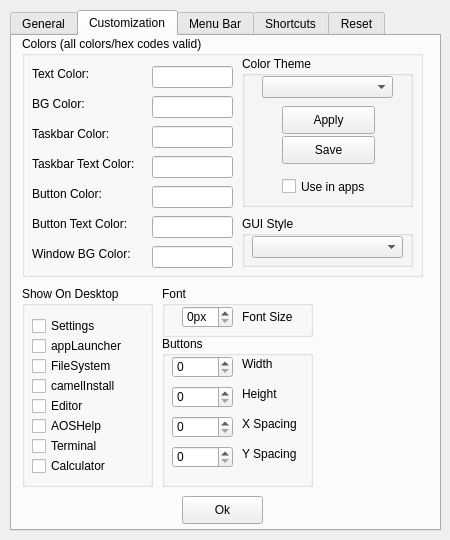
<?xml version="1.0" encoding="UTF-8"?>
<ui version="4.0" connectslotsbyname="false">
 <class>settings</class>
 <widget class="QWidget" name="settings">
  <property name="geometry">
   <rect>
    <x>0</x>
    <y>0</y>
    <width>450</width>
    <height>540</height>
   </rect>
  </property>
  <property name="windowTitle">
   <string notr="true">AOS-GUI/settings</string>
  </property>
  <widget class="QTabWidget" name="tabs">
   <property name="geometry">
    <rect>
     <x>10</x>
     <y>10</y>
     <width>431</width>
     <height>521</height>
    </rect>
   </property>
   <property name="currentIndex">
    <number>1</number>
   </property>
   <property name="movable">
    <bool>false</bool>
   </property>
   <widget class="QWidget" name="general">
    <attribute name="title">
     <string notr="true">General</string>
    </attribute>
    <widget class="QGroupBox" name="user">
     <property name="geometry">
      <rect>
       <x>10</x>
       <y>0</y>
       <width>261</width>
       <height>81</height>
      </rect>
     </property>
     <property name="title">
      <string notr="true">User</string>
     </property>
     <widget class="QLabel" name="uLabel">
      <property name="geometry">
       <rect>
        <x>20</x>
        <y>20</y>
        <width>81</width>
        <height>21</height>
       </rect>
      </property>
      <property name="text">
       <string notr="true">Username:</string>
      </property>
     </widget>
     <widget class="QLineEdit" name="uLE">
      <property name="geometry">
       <rect>
        <x>100</x>
        <y>20</y>
        <width>141</width>
        <height>21</height>
       </rect>
      </property>
      <property name="text">
       <string notr="true"/>
      </property>
     </widget>
     <widget class="QLabel" name="pLabel">
      <property name="geometry">
       <rect>
        <x>20</x>
        <y>50</y>
        <width>81</width>
        <height>21</height>
       </rect>
      </property>
      <property name="text">
       <string notr="true">Password:</string>
      </property>
     </widget>
     <widget class="QLineEdit" name="pLE">
      <property name="geometry">
       <rect>
        <x>100</x>
        <y>50</y>
        <width>141</width>
        <height>21</height>
       </rect>
      </property>
      <property name="echoMode">
       <enum>QLineEdit::Password</enum>
      </property>
     </widget>
    </widget>
    <widget class="QPushButton" name="eBg">
     <property name="geometry">
      <rect>
       <x>170</x>
       <y>460</y>
       <width>81</width>
       <height>28</height>
      </rect>
     </property>
     <property name="text">
      <string notr="true">Ok</string>
     </property>
    </widget>
    <widget class="QGroupBox" name="clockBox">
     <property name="geometry">
      <rect>
       <x>280</x>
       <y>0</y>
       <width>141</width>
       <height>51</height>
      </rect>
     </property>
     <property name="title">
      <string notr="true">Clock</string>
     </property>
     <widget class="QCheckBox" name="clockMode">
      <property name="geometry">
       <rect>
        <x>10</x>
        <y>20</y>
        <width>131</width>
        <height>17</height>
       </rect>
      </property>
      <property name="text">
       <string notr="true">24 hour clock</string>
      </property>
     </widget>
    </widget>
    <widget class="QGroupBox" name="startup">
     <property name="geometry">
      <rect>
       <x>10</x>
       <y>80</y>
       <width>261</width>
       <height>51</height>
      </rect>
     </property>
     <property name="title">
      <string notr="true">Startup</string>
     </property>
     <widget class="QCheckBox" name="playStartupSound">
      <property name="geometry">
       <rect>
        <x>10</x>
        <y>20</y>
        <width>121</width>
        <height>20</height>
       </rect>
      </property>
      <property name="text">
       <string notr="true">Play sound</string>
      </property>
     </widget>
     <widget class="QCheckBox" name="showSplashOnStartup">
      <property name="geometry">
       <rect>
        <x>110</x>
        <y>20</y>
        <width>161</width>
        <height>20</height>
       </rect>
      </property>
      <property name="text">
       <string notr="true">Show splash window</string>
      </property>
     </widget>
    </widget>
   </widget>
   <widget class="QWidget" name="customization">
    <attribute name="title">
     <string notr="true">Customization</string>
    </attribute>
    <widget class="QGroupBox" name="colors">
     <property name="geometry">
      <rect>
       <x>10</x>
       <y>0</y>
       <width>401</width>
       <height>241</height>
      </rect>
     </property>
     <property name="title">
      <string notr="true">Colors (all colors/hex codes valid)</string>
     </property>
     <widget class="QLabel" name="cL">
      <property name="geometry">
       <rect>
        <x>10</x>
        <y>30</y>
        <width>71</width>
        <height>16</height>
       </rect>
      </property>
      <property name="text">
       <string notr="true">Text Color:</string>
      </property>
     </widget>
     <widget class="QLabel" name="cL_2">
      <property name="geometry">
       <rect>
        <x>10</x>
        <y>60</y>
        <width>71</width>
        <height>16</height>
       </rect>
      </property>
      <property name="text">
       <string notr="true">BG Color:</string>
      </property>
     </widget>
     <widget class="QLabel" name="cL_3">
      <property name="geometry">
       <rect>
        <x>10</x>
        <y>90</y>
        <width>91</width>
        <height>16</height>
       </rect>
      </property>
      <property name="text">
       <string notr="true">Taskbar Color:</string>
      </property>
     </widget>
     <widget class="QLabel" name="cL_4">
      <property name="geometry">
       <rect>
        <x>10</x>
        <y>120</y>
        <width>121</width>
        <height>16</height>
       </rect>
      </property>
      <property name="text">
       <string notr="true">Taskbar Text Color:</string>
      </property>
     </widget>
     <widget class="QLabel" name="cL_5">
      <property name="geometry">
       <rect>
        <x>10</x>
        <y>150</y>
        <width>121</width>
        <height>16</height>
       </rect>
      </property>
      <property name="text">
       <string notr="true">Button Color:</string>
      </property>
     </widget>
     <widget class="QLabel" name="cL_6">
      <property name="geometry">
       <rect>
        <x>10</x>
        <y>180</y>
        <width>121</width>
        <height>16</height>
       </rect>
      </property>
      <property name="text">
       <string notr="true">Button Text Color:</string>
      </property>
     </widget>
     <widget class="QLineEdit" name="cLE">
      <property name="geometry">
       <rect>
        <x>130</x>
        <y>30</y>
        <width>81</width>
        <height>22</height>
       </rect>
      </property>
     </widget>
     <widget class="QLineEdit" name="cLE_2">
      <property name="geometry">
       <rect>
        <x>130</x>
        <y>60</y>
        <width>81</width>
        <height>22</height>
       </rect>
      </property>
     </widget>
     <widget class="QLineEdit" name="cLE_3">
      <property name="geometry">
       <rect>
        <x>130</x>
        <y>90</y>
        <width>81</width>
        <height>22</height>
       </rect>
      </property>
     </widget>
     <widget class="QLineEdit" name="cLE_4">
      <property name="geometry">
       <rect>
        <x>130</x>
        <y>120</y>
        <width>81</width>
        <height>22</height>
       </rect>
      </property>
     </widget>
     <widget class="QLineEdit" name="cLE_5">
      <property name="geometry">
       <rect>
        <x>130</x>
        <y>150</y>
        <width>81</width>
        <height>22</height>
       </rect>
      </property>
     </widget>
     <widget class="QLineEdit" name="cLE_6">
      <property name="geometry">
       <rect>
        <x>130</x>
        <y>180</y>
        <width>81</width>
        <height>22</height>
       </rect>
      </property>
     </widget>
     <widget class="QGroupBox" name="themes">
      <property name="geometry">
       <rect>
        <x>220</x>
        <y>20</y>
        <width>171</width>
        <height>151</height>
       </rect>
      </property>
      <property name="title">
       <string notr="true">Color Theme</string>
      </property>
      <widget class="QComboBox" name="themeCB">
       <property name="geometry">
        <rect>
         <x>20</x>
         <y>20</y>
         <width>131</width>
         <height>22</height>
        </rect>
       </property>
       <property name="currentText">
        <string notr="true"/>
       </property>
      </widget>
      <widget class="QPushButton" name="tApply">
       <property name="geometry">
        <rect>
         <x>40</x>
         <y>50</y>
         <width>93</width>
         <height>28</height>
        </rect>
       </property>
       <property name="text">
        <string notr="true">Apply</string>
       </property>
      </widget>
      <widget class="QPushButton" name="tSave">
       <property name="geometry">
        <rect>
         <x>40</x>
         <y>80</y>
         <width>93</width>
         <height>28</height>
        </rect>
       </property>
       <property name="text">
        <string notr="true">Save</string>
       </property>
      </widget>
      <widget class="QCheckBox" name="appsUseTheme">
       <property name="geometry">
        <rect>
         <x>40</x>
         <y>120</y>
         <width>231</width>
         <height>21</height>
        </rect>
       </property>
       <property name="text">
        <string notr="true">Use in apps</string>
       </property>
      </widget>
     </widget>
     <widget class="QGroupBox" name="guiThemes">
      <property name="geometry">
       <rect>
        <x>220</x>
        <y>180</y>
        <width>171</width>
        <height>51</height>
       </rect>
      </property>
      <property name="title">
       <string notr="true">GUI Style</string>
      </property>
      <widget class="QComboBox" name="guiThemeCB">
       <property name="geometry">
        <rect>
         <x>10</x>
         <y>20</y>
         <width>151</width>
         <height>22</height>
        </rect>
       </property>
      </widget>
     </widget>
     <widget class="QLabel" name="cL_7">
      <property name="geometry">
       <rect>
        <x>10</x>
        <y>210</y>
        <width>121</width>
        <height>16</height>
       </rect>
      </property>
      <property name="text">
       <string notr="true">Window BG Color:</string>
      </property>
     </widget>
     <widget class="QLineEdit" name="cLE_7">
      <property name="geometry">
       <rect>
        <x>130</x>
        <y>210</y>
        <width>81</width>
        <height>22</height>
       </rect>
      </property>
     </widget>
    </widget>
    <widget class="QGroupBox" name="showOnDesktop">
     <property name="geometry">
      <rect>
       <x>10</x>
       <y>250</y>
       <width>131</width>
       <height>201</height>
      </rect>
     </property>
     <property name="title">
      <string notr="true">Show On Desktop</string>
     </property>
     <widget class="QCheckBox" name="dCHB">
      <property name="geometry">
       <rect>
        <x>10</x>
        <y>30</y>
        <width>81</width>
        <height>20</height>
       </rect>
      </property>
      <property name="text">
       <string notr="true">Settings</string>
      </property>
     </widget>
     <widget class="QCheckBox" name="dCHB_2">
      <property name="geometry">
       <rect>
        <x>10</x>
        <y>50</y>
        <width>91</width>
        <height>20</height>
       </rect>
      </property>
      <property name="text">
       <string notr="true">appLauncher</string>
      </property>
     </widget>
     <widget class="QCheckBox" name="dCHB_3">
      <property name="geometry">
       <rect>
        <x>10</x>
        <y>70</y>
        <width>91</width>
        <height>20</height>
       </rect>
      </property>
      <property name="text">
       <string notr="true">FileSystem</string>
      </property>
     </widget>
     <widget class="QCheckBox" name="dCHB_4">
      <property name="geometry">
       <rect>
        <x>10</x>
        <y>90</y>
        <width>101</width>
        <height>20</height>
       </rect>
      </property>
      <property name="text">
       <string notr="true">camelInstall</string>
      </property>
     </widget>
     <widget class="QCheckBox" name="dCHB_5">
      <property name="geometry">
       <rect>
        <x>10</x>
        <y>110</y>
        <width>81</width>
        <height>20</height>
       </rect>
      </property>
      <property name="text">
       <string notr="true">Editor</string>
      </property>
     </widget>
     <widget class="QCheckBox" name="dCHB_6">
      <property name="geometry">
       <rect>
        <x>10</x>
        <y>130</y>
        <width>81</width>
        <height>20</height>
       </rect>
      </property>
      <property name="text">
       <string notr="true">AOSHelp</string>
      </property>
     </widget>
     <widget class="QCheckBox" name="dCHB_7">
      <property name="geometry">
       <rect>
        <x>10</x>
        <y>150</y>
        <width>81</width>
        <height>20</height>
       </rect>
      </property>
      <property name="text">
       <string notr="true">Terminal</string>
      </property>
     </widget>
     <widget class="QCheckBox" name="dCHB_8">
      <property name="geometry">
       <rect>
        <x>10</x>
        <y>170</y>
        <width>81</width>
        <height>20</height>
       </rect>
      </property>
      <property name="text">
       <string notr="true">Calculator</string>
      </property>
     </widget>
    </widget>
    <widget class="QPushButton" name="eBc">
     <property name="geometry">
      <rect>
       <x>170</x>
       <y>460</y>
       <width>81</width>
       <height>28</height>
      </rect>
     </property>
     <property name="text">
      <string notr="true">Ok</string>
     </property>
    </widget>
    <widget class="QGroupBox" name="font">
     <property name="geometry">
      <rect>
       <x>150</x>
       <y>250</y>
       <width>151</width>
       <height>51</height>
      </rect>
     </property>
     <property name="title">
      <string notr="true">Font</string>
     </property>
     <widget class="QSpinBox" name="fSB">
      <property name="geometry">
       <rect>
        <x>20</x>
        <y>20</y>
        <width>51</width>
        <height>22</height>
       </rect>
      </property>
      <property name="suffix">
       <string notr="true">px</string>
      </property>
     </widget>
     <widget class="QLabel" name="fL">
      <property name="geometry">
       <rect>
        <x>80</x>
        <y>23</y>
        <width>61</width>
        <height>16</height>
       </rect>
      </property>
      <property name="text">
       <string notr="true">Font Size</string>
      </property>
     </widget>
    </widget>
    <widget class="QGroupBox" name="btnSizeBox">
     <property name="geometry">
      <rect>
       <x>150</x>
       <y>300</y>
       <width>151</width>
       <height>151</height>
      </rect>
     </property>
     <property name="title">
      <string notr="true">Buttons</string>
     </property>
     <widget class="QSpinBox" name="btnW">
      <property name="geometry">
       <rect>
        <x>10</x>
        <y>20</y>
        <width>61</width>
        <height>22</height>
       </rect>
      </property>
      <property name="maximum">
       <number>999999</number>
      </property>
     </widget>
     <widget class="QSpinBox" name="btnH">
      <property name="geometry">
       <rect>
        <x>10</x>
        <y>50</y>
        <width>61</width>
        <height>22</height>
       </rect>
      </property>
      <property name="maximum">
       <number>999999</number>
      </property>
     </widget>
     <widget class="QSpinBox" name="btnX">
      <property name="geometry">
       <rect>
        <x>10</x>
        <y>80</y>
        <width>61</width>
        <height>22</height>
       </rect>
      </property>
      <property name="maximum">
       <number>999999</number>
      </property>
     </widget>
     <widget class="QSpinBox" name="btnY">
      <property name="geometry">
       <rect>
        <x>10</x>
        <y>110</y>
        <width>61</width>
        <height>22</height>
       </rect>
      </property>
      <property name="maximum">
       <number>999999</number>
      </property>
     </widget>
     <widget class="QLabel" name="btnWL">
      <property name="geometry">
       <rect>
        <x>80</x>
        <y>20</y>
        <width>55</width>
        <height>16</height>
       </rect>
      </property>
      <property name="text">
       <string notr="true">Width</string>
      </property>
     </widget>
     <widget class="QLabel" name="btnHL">
      <property name="geometry">
       <rect>
        <x>80</x>
        <y>50</y>
        <width>55</width>
        <height>16</height>
       </rect>
      </property>
      <property name="text">
       <string notr="true">Height</string>
      </property>
     </widget>
     <widget class="QLabel" name="btnXL">
      <property name="geometry">
       <rect>
        <x>80</x>
        <y>80</y>
        <width>81</width>
        <height>16</height>
       </rect>
      </property>
      <property name="text">
       <string notr="true">X Spacing</string>
      </property>
     </widget>
     <widget class="QLabel" name="btnYL">
      <property name="geometry">
       <rect>
        <x>80</x>
        <y>110</y>
        <width>81</width>
        <height>16</height>
       </rect>
      </property>
      <property name="text">
       <string notr="true">Y Spacing</string>
      </property>
     </widget>
    </widget>
   </widget>
   <widget class="QWidget" name="menubar">
    <attribute name="title">
     <string notr="true">Menu Bar</string>
    </attribute>
    <widget class="QListWidget" name="segments">
     <property name="geometry">
      <rect>
       <x>30</x>
       <y>120</y>
       <width>161</width>
       <height>231</height>
      </rect>
     </property>
     <property name="dragDropMode">
      <enum>QAbstractItemView::DragDrop</enum>
     </property>
     <property name="defaultDropAction">
      <enum>Qt::MoveAction</enum>
     </property>
    </widget>
    <widget class="QListWidget" name="menubarSegments">
     <property name="geometry">
      <rect>
       <x>230</x>
       <y>120</y>
       <width>161</width>
       <height>231</height>
      </rect>
     </property>
     <property name="dragDropMode">
      <enum>QAbstractItemView::DragDrop</enum>
     </property>
     <property name="defaultDropAction">
      <enum>Qt::MoveAction</enum>
     </property>
    </widget>
    <widget class="QLabel" name="labelSegments">
     <property name="geometry">
      <rect>
       <x>24</x>
       <y>90</y>
       <width>171</width>
       <height>20</height>
      </rect>
     </property>
     <property name="text">
      <string notr="true">Segments Available</string>
     </property>
     <property name="alignment">
      <set>Qt::AlignCenter</set>
     </property>
    </widget>
    <widget class="QLabel" name="labelMB">
     <property name="geometry">
      <rect>
       <x>230</x>
       <y>90</y>
       <width>161</width>
       <height>20</height>
      </rect>
     </property>
     <property name="text">
      <string notr="true">Segments In Menu Bar</string>
     </property>
     <property name="alignment">
      <set>Qt::AlignCenter</set>
     </property>
    </widget>
    <widget class="QPushButton" name="eBm">
     <property name="geometry">
      <rect>
       <x>170</x>
       <y>460</y>
       <width>81</width>
       <height>28</height>
      </rect>
     </property>
     <property name="text">
      <string notr="true">Ok</string>
     </property>
    </widget>
   </widget>
   <widget class="QWidget" name="shortcuts">
    <attribute name="title">
     <string notr="true">Shortcuts</string>
    </attribute>
    <widget class="QGroupBox" name="sDesktop">
     <property name="geometry">
      <rect>
       <x>10</x>
       <y>0</y>
       <width>401</width>
       <height>451</height>
      </rect>
     </property>
     <property name="title">
      <string notr="true">Desktop</string>
     </property>
     <widget class="QKeySequenceEdit" name="KS">
      <property name="geometry">
       <rect>
        <x>90</x>
        <y>30</y>
        <width>113</width>
        <height>22</height>
       </rect>
      </property>
      <property name="keySequence">
       <string notr="true">Ctrl+R</string>
      </property>
     </widget>
     <widget class="QLabel" name="sL">
      <property name="geometry">
       <rect>
        <x>20</x>
        <y>30</y>
        <width>55</width>
        <height>16</height>
       </rect>
      </property>
      <property name="text">
       <string notr="true">Run...</string>
      </property>
     </widget>
     <widget class="QKeySequenceEdit" name="KS_2">
      <property name="geometry">
       <rect>
        <x>90</x>
        <y>60</y>
        <width>113</width>
        <height>22</height>
       </rect>
      </property>
      <property name="keySequence">
       <string notr="true">Ctrl+R</string>
      </property>
     </widget>
     <widget class="QLabel" name="sL_2">
      <property name="geometry">
       <rect>
        <x>20</x>
        <y>60</y>
        <width>55</width>
        <height>16</height>
       </rect>
      </property>
      <property name="text">
       <string notr="true">Terminal</string>
      </property>
     </widget>
     <widget class="QKeySequenceEdit" name="KS_3">
      <property name="geometry">
       <rect>
        <x>90</x>
        <y>90</y>
        <width>113</width>
        <height>22</height>
       </rect>
      </property>
      <property name="keySequence">
       <string notr="true">Ctrl+Shift+S</string>
      </property>
     </widget>
     <widget class="QLabel" name="sL_3">
      <property name="geometry">
       <rect>
        <x>20</x>
        <y>90</y>
        <width>55</width>
        <height>16</height>
       </rect>
      </property>
      <property name="text">
       <string notr="true">Settings</string>
      </property>
     </widget>
     <widget class="QLabel" name="sL_4">
      <property name="geometry">
       <rect>
        <x>20</x>
        <y>120</y>
        <width>55</width>
        <height>16</height>
       </rect>
      </property>
      <property name="text">
       <string notr="true">Help</string>
      </property>
     </widget>
     <widget class="QKeySequenceEdit" name="KS_4">
      <property name="geometry">
       <rect>
        <x>90</x>
        <y>120</y>
        <width>113</width>
        <height>22</height>
       </rect>
      </property>
      <property name="keySequence">
       <string notr="true">Ctrl+H</string>
      </property>
     </widget>
    </widget>
    <widget class="QPushButton" name="eBs">
     <property name="geometry">
      <rect>
       <x>170</x>
       <y>460</y>
       <width>81</width>
       <height>28</height>
      </rect>
     </property>
     <property name="text">
      <string notr="true">Ok</string>
     </property>
    </widget>
   </widget>
   <widget class="QWidget" name="reset">
    <attribute name="title">
     <string notr="true">Reset</string>
    </attribute>
    <widget class="QPushButton" name="rAOS">
     <property name="geometry">
      <rect>
       <x>130</x>
       <y>50</y>
       <width>161</width>
       <height>28</height>
      </rect>
     </property>
     <property name="text">
      <string notr="true">Reset AOS...</string>
     </property>
    </widget>
   </widget>
  </widget>
 </widget>
 <resources/>
 <connections/>
</ui>
